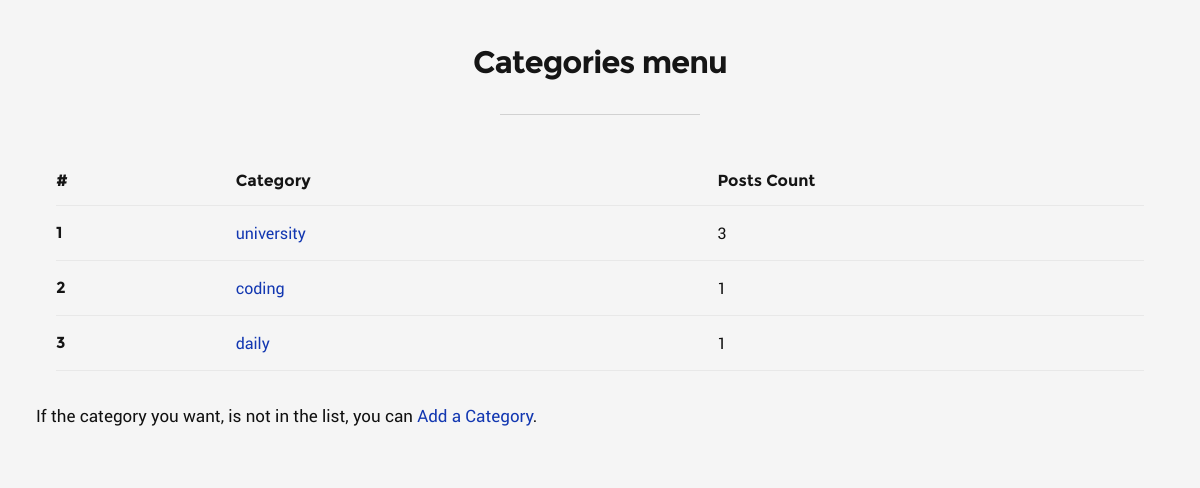
Screenshot of /DigLog/categories/ (signed in) with the database file from the repository.
### blog/models.py (models this page shows, shortened)
class Category(models.Model):
    name = models.CharField(max_length=255)

### blog/views.py (the view)
# urls.py: path('categories/', views.category_menu, name='category-menu-url'),
def category_menu(request):
    categories = Category.objects.all()
    posts = Post.objects.all()
    category_counts = Counter(post.category for post in posts)
    category_cats = [(category.name, category_counts[category.name]) for category in categories]
    context = {'categories_menu': category_cats}
    return render(request, 'blog/category_menu.html', context)

### blog/templates/blog/category_menu.html (shortened to what this page needs)
{% extends '_layout.html' %}
{% block content %}
    <section id="page-header">
        <div class="row current-cat">
            <div class="col-full">
                <h1>Categories menu</h1>
            </div>
        </div>
    </section>
    <section id="bricks" class="with-top-sep">
        <div class="row current-cat">
            <div class="col-full">
                <table class="table">
                    <thead>
                    <tr>
                        <th scope="col">#</th>
                        <th scope="col">Category</th>
                        <th scope="col">Posts Count</th>
                    </tr>
                    </thead>
                    <tbody>
                    {% for category, count in categories_menu %}
                        <tr>
                            <th scope="row">{{ forloop.counter }}</th>
                            <td><a href="{% url 'category-list-url' category %}"> {{ category }}</a>
                            </td>
                            <td>{{ count }}</td>
                        </tr>
                    {% endfor %}
                    </tbody>
                </table>
            </div>
            {% if user.is_authenticated %}
                <p>If the category you want, is not in the list, you can <a href="{% url 'add-category-url' %}" title="">Add a Category</a>.</p>
            {% endif %}
        </div>
    </section>
{% endblock %}

### static/css/base.css (style rules this page uses)
html { font-family: sans-serif; -ms-text-size-adjust: 100%; -webkit-text-size-adjust: 100%; }
body { margin: 0; }
article, aside, details, figcaption, figure, footer, header, hgroup, main, menu, nav, section, summary { display: block; }
a { background: transparent; }
h1 { font-size: 2em; margin: 0.67em 0; }
table { border-collapse: collapse; border-spacing: 0; }
td, th { padding: 0; }
html { font-size: 62.5%; box-sizing: border-box; }
*, *::before, *::after { box-sizing: inherit; }
body { font-weight: normal; line-height: 1; text-rendering: optimizeLegibility; word-wrap: break-word; -webkit-overflow-scrolling: touch; -webkit-text-size-adjust: none; }
body, input, button { -moz-osx-font-smoothing: grayscale; -webkit-font-smoothing: antialiased; }
div, dl, dt, dd, ul, ol, li, h1, h2, h3, h4, h5, h6, pre, form, p, blockquote, th, td { margin: 0; padding: 0; }
h1, h2, h3, h4, h5, h6 { -webkit-font-variant-ligatures: common-ligatures; -moz-font-variant-ligatures: common-ligatures; font-variant-ligatures: common-ligatures; text-rendering: optimizeLegibility; }
a { text-decoration: none; line-height: inherit; }
.row { width: 94%; max-width: 1170px; margin: 0 auto; }
.row:before, .row:after { content: ""; display: table; }
.row:after { clear: both; }
[class*="col-"], .bgrid { float: left; }
[class*="col-"] { padding: 0 20px; }
.col-twelve, .col-full { width: 100%; }

### static/css/main.css (style rules this page uses)
html { font-size: 10px; }
html, body { height: 100%; }
body { background: #f5f5f5; font-family: "roboto-regular", sans-serif; font-size: 1.7rem; line-height: 3rem; color: #111111; }
a, a:visited { color: #1237B1; border-bottom: 1px solid transparent; -moz-transition: all 0.4s ease-in-out; -o-transition: all 0.4s ease-in-out; -webkit-transition: all 0.4s ease-in-out; -ms-transition: all 0.4s ease-in-out; transition: all 0.4s ease-in-out; }
h1, h2, h3, h4, h5, h6, .h01, .h02, .h03, .h04, .h05, .h06 { font-family: "montserrat-bold", sans-serif; color: #151515; font-style: normal; text-rendering: optimizeLegibility; margin-bottom: 2.1rem; }
h1, .h01 { font-size: 3.1rem; line-height: 1.35; letter-spacing: -.1rem; }
input, textarea, select, pre, blockquote, figure, table, p, ul, ol, dl, form, .fluid-video-wrapper, .ss-custom-select { margin-bottom: 3rem; }
table { border-width: 0; width: 100%; max-width: 100%; font-family: "roboto-regular", sans-serif; }
th, td { padding: 1.5rem 3rem; text-align: left; border-bottom: 1px solid #E8E8E8; }
th { color: #151515; font-family: "montserrat-bold", sans-serif; }
td { line-height: 1.5; }
th:first-child, td:first-child { padding-left: 0; }
th:last-child, td:last-child { padding-right: 0; }
#page-header { padding: 4.2rem 0 0 0; text-align: center; }
#page-header .row { max-width: 870px; }
#page-header h1 { margin-bottom: 3rem; }
#bricks { padding-top: 4.2rem; }
#bricks.with-top-sep { position: relative; }
#bricks.with-top-sep::before { content: ""; display: block; position: absolute; left: 50%; top: 0; margin-left: -100px; width: 200px; height: 1px; background-color: #D1D1D1; }

### rows the page displays
Category: categories_menu "university"
Category: categories_menu "coding"
Category: categories_menu "daily"

### other values shown
{{ count }} "3" "1" "1"
